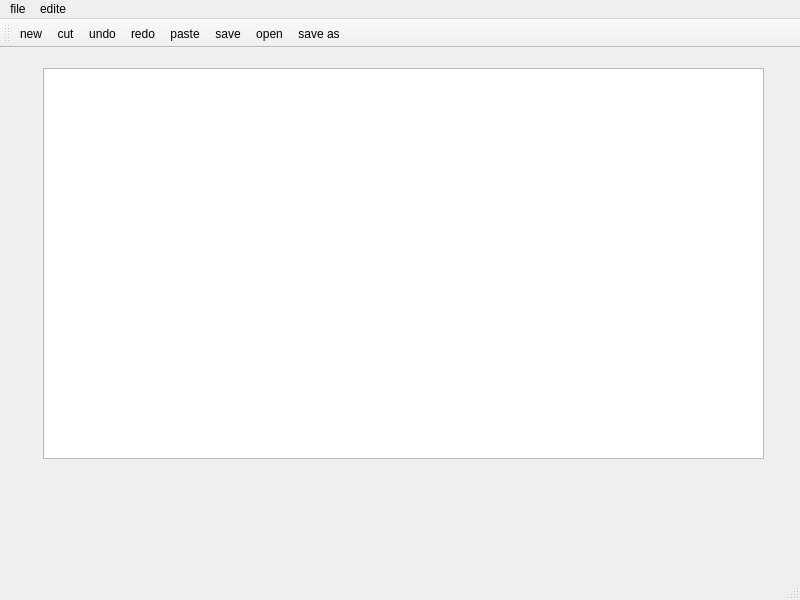
<?xml version="1.0" encoding="UTF-8"?>
<ui version="4.0">
 <class>blocknote</class>
 <widget class="QMainWindow" name="blocknote">
  <property name="geometry">
   <rect>
    <x>0</x>
    <y>0</y>
    <width>800</width>
    <height>600</height>
   </rect>
  </property>
  <property name="windowTitle">
   <string>MainWindow</string>
  </property>
  <widget class="QWidget" name="centralwidget">
   <widget class="QTextEdit" name="textEdit">
    <property name="geometry">
     <rect>
      <x>43</x>
      <y>20</y>
      <width>721</width>
      <height>391</height>
     </rect>
    </property>
   </widget>
  </widget>
  <widget class="QMenuBar" name="menubar">
   <property name="geometry">
    <rect>
     <x>0</x>
     <y>0</y>
     <width>800</width>
     <height>22</height>
    </rect>
   </property>
   <widget class="QMenu" name="menufile">
    <property name="title">
     <string>file</string>
    </property>
    <addaction name="actioncut"/>
    <addaction name="actionnew"/>
    <addaction name="actionopen"/>
    <addaction name="actionsave"/>
    <addaction name="actionsave_as"/>
   </widget>
   <widget class="QMenu" name="menuedite">
    <property name="title">
     <string>edite</string>
    </property>
    <addaction name="actioncopy"/>
    <addaction name="actioncut"/>
    <addaction name="actionundo"/>
    <addaction name="actionredo"/>
    <addaction name="actionpaste"/>
   </widget>
   <addaction name="menufile"/>
   <addaction name="menuedite"/>
  </widget>
  <widget class="QStatusBar" name="statusbar"/>
  <widget class="QToolBar" name="toolBar">
   <property name="windowTitle">
    <string>toolBar</string>
   </property>
   <attribute name="toolBarArea">
    <enum>TopToolBarArea</enum>
   </attribute>
   <attribute name="toolBarBreak">
    <bool>false</bool>
   </attribute>
   <addaction name="actionnew"/>
   <addaction name="actioncut"/>
   <addaction name="actionundo"/>
   <addaction name="actionredo"/>
   <addaction name="actionpaste"/>
   <addaction name="actionsave"/>
   <addaction name="actionopen"/>
   <addaction name="actionsave_as"/>
  </widget>
  <action name="actionnew">
   <property name="icon">
    <iconset resource="resource.qrc">
     <normaloff>:/image/resource/new.png</normaloff>:/image/resource/new.png</iconset>
   </property>
   <property name="text">
    <string>new</string>
   </property>
  </action>
  <action name="actionopen">
   <property name="icon">
    <iconset resource="resource.qrc">
     <normaloff>:/image/resource/open.png</normaloff>:/image/resource/open.png</iconset>
   </property>
   <property name="text">
    <string>open</string>
   </property>
  </action>
  <action name="actionsave">
   <property name="icon">
    <iconset resource="resource.qrc">
     <normaloff>:/image/resource/save.png</normaloff>:/image/resource/save.png</iconset>
   </property>
   <property name="text">
    <string>save</string>
   </property>
  </action>
  <action name="actioncopy">
   <property name="icon">
    <iconset resource="resource.qrc">
     <normaloff>:/image/resource/paste.png</normaloff>:/image/resource/paste.png</iconset>
   </property>
   <property name="text">
    <string>copy</string>
   </property>
  </action>
  <action name="actioncut">
   <property name="icon">
    <iconset resource="resource.qrc">
     <normaloff>:/image/resource/cut.png</normaloff>:/image/resource/cut.png</iconset>
   </property>
   <property name="text">
    <string>cut</string>
   </property>
  </action>
  <action name="actionundo">
   <property name="icon">
    <iconset resource="resource.qrc">
     <normaloff>:/image/resource/undo.png</normaloff>:/image/resource/undo.png</iconset>
   </property>
   <property name="text">
    <string>undo</string>
   </property>
  </action>
  <action name="actionredo">
   <property name="icon">
    <iconset resource="resource.qrc">
     <normaloff>:/image/resource/redo.png</normaloff>:/image/resource/redo.png</iconset>
   </property>
   <property name="text">
    <string>redo</string>
   </property>
  </action>
  <action name="actionpaste">
   <property name="icon">
    <iconset resource="resource.qrc">
     <normaloff>:/image/resource/paste.png</normaloff>:/image/resource/paste.png</iconset>
   </property>
   <property name="text">
    <string>paste</string>
   </property>
  </action>
  <action name="actionsave_as">
   <property name="icon">
    <iconset resource="resource.qrc">
     <normaloff>:/image/resource/save as.png</normaloff>:/image/resource/save as.png</iconset>
   </property>
   <property name="text">
    <string>save as</string>
   </property>
  </action>
 </widget>
 <resources>
  <include location="resource.qrc"/>
 </resources>
 <connections/>
</ui>
